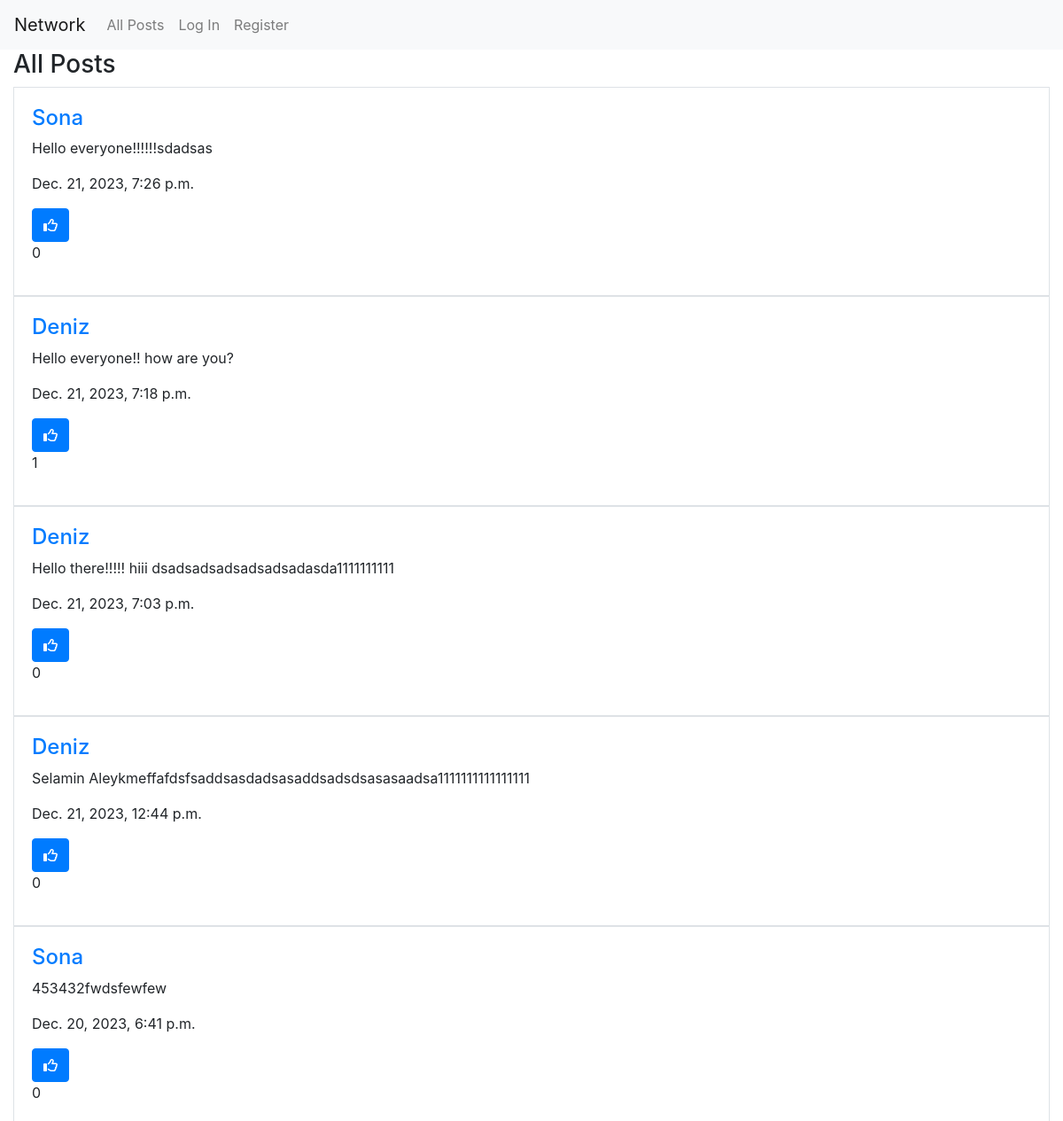
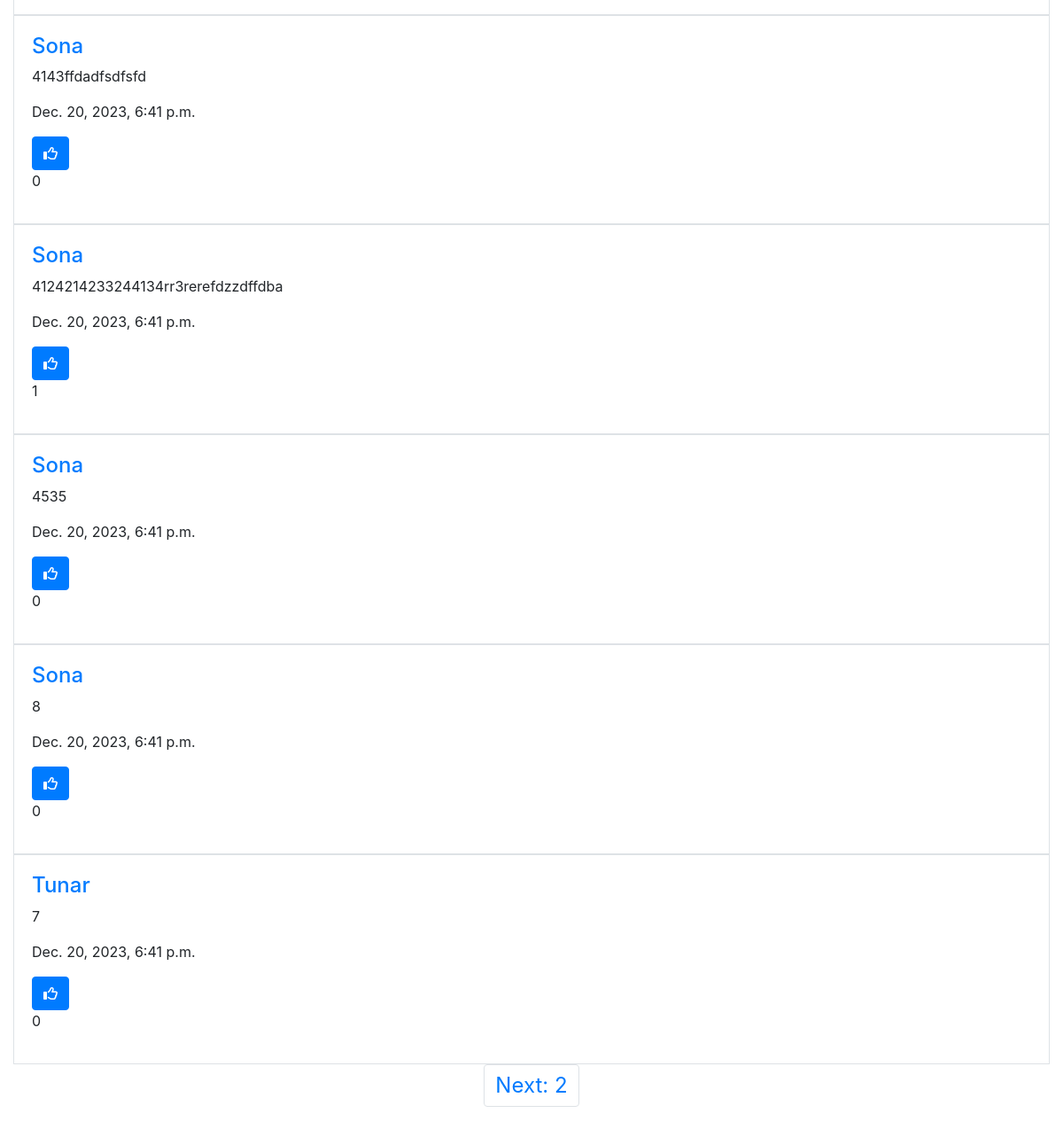
The page / on the database its author committed (2 pictures, top to bottom).
### network/models.py (models this page shows, shortened)
class Posts(models.Model):
    user = models.ForeignKey("User", on_delete=models.CASCADE, related_name="posts")
    content = models.CharField(max_length=255)
    timestamp = models.DateTimeField(auto_now_add=True)
    likes = models.ManyToManyField(User, related_name="like")

class User(AbstractUser):
    pass

### network/views.py (the view)
# urls.py: path("", views.index, name="index"),
def index(request):
    posts = Posts.objects.all().order_by('id').reverse()
    paginator = Paginator(posts, 10)
    page_number = request.GET.get('page')
    page_obj = paginator.get_page(page_number)
    likesId = []
    if(request.user != None):
        likes = Likes.objects.all()
        for like in likes:
            if like.user.id == request.user.id:
                likesId.append(like.liked_post.id)
    return render(request, "network/index.html", {
        "posts": posts,
        "page_obj": page_obj,
        "likes": likesId
    })

### network/templates/network/index.html (shortened to what this page needs)
{% extends "network/layout.html" %}
{% load static %}
{% block body %}
    <h3>All Posts</h3>
    <div id="all_posts_view">
        {% for post in page_obj %}
            <div class="border" style="padding: 20px;">
                <a href="{% url 'profile' post.user.id %}"><h4>{{post.user}}</h4></a>
                <p id="content_{{post.id}}">{{post.content}}</p>
                <p>{{post.timestamp}}</p>
                {% if post.id in likes %}
                    <div>
                        <button class="btn btn-primary fa fa-thumbs-down" id="{{post.id}}" onclick='like({{post.id}})'></button>
                        <p id="p-{{post.id}}">{{post.likes.count}}</p>
                    </div>
                {% else %}
                    <div>
                        <button class="btn btn-primary fa fa-thumbs-up" id="{{post.id}}" onclick='like({{post.id}})'></button>
                        <p id="p-{{post.id}}">{{post.likes.count}}</p>
                    </div>
                {% endif %}
            </div>
        {% endfor %}
    </div>
        <div class="pagination d-flex align-items-center justify-content-center" style="font-size: 24px;">
            <nav aria-label="Page navigation example">
                <ul class="pagination">
                    {% if page_obj.has_next %}
                        <li class="page-item"><a class="page-link" href="?page={{ page_obj.next_page_number }}">Next: {{ page_obj.next_page_number }}</a></li>
                    {% endif %}
                </ul>
              </nav>
        </div>
{% endblock %}

### network/templates/network/layout.html (shortened to what this page needs)
{% load static %}
<!DOCTYPE html>
<html lang="en">
    <head>
        <link rel="stylesheet" href="https://cdnjs.cloudflare.com/ajax/libs/font-awesome/6.5.1/css/all.min.css" />
        <link rel="stylesheet" href="https://stackpath.bootstrapcdn.com/bootstrap/4.4.1/css/bootstrap.min.css">
        <link href="{% static 'network/styles.css' %}" rel="stylesheet">
    </head>
    <body>
        <nav class="navbar navbar-expand-lg navbar-light bg-light">
            <a class="navbar-brand" href="{% url 'index' %}">Network</a>
            <div>
              <ul class="navbar-nav mr-auto">
                <li class="nav-item">
                  <a class="nav-link" href="{% url 'index' %}">All Posts</a>
                </li>
                {% if user.is_authenticated %}
                    <li class="nav-item">
                        <a class="nav-link" href="{% url 'following'%}">Following</a>
                    </li>
                    <li class="nav-item">
                        <a class="nav-link" href="{% url 'logout' %}">Log Out</a>
                    </li>
                {% else %}
                    <li class="nav-item">
                        <a class="nav-link" href="{% url 'login' %}">Log In</a>
                    </li>
                    <li class="nav-item">
                        <a class="nav-link" href="{% url 'register' %}">Register</a>
                    </li>
                {% endif %}
              </ul>
            </div>
          </nav>
        <div class="body container-fluid">
            {% block body %}
            {% endblock %}
        </div>
    </body>
</html>

### rows shown on the page
Posts: user "Sona", content "Hello everyone!!!!!!sdadsas", timestamp "Dec. 21, 2023, 7:26 p.m.", likes.count "0"
Posts: user "Deniz", content "Hello everyone!! how are you?", timestamp "Dec. 21, 2023, 7:18 p.m.", likes.count "1"
Posts: user "Deniz", content "Hello there!!!!! hiii dsadsadsadsadsadsadasda1111111111", timestamp "Dec. 21, 2023, 7:03 p.m.", likes.count "0"
Posts: user "Deniz", content "Selamin Aleykmeffafdsfsaddsasdadsasaddsadsdsasasaadsa1111111111111111", timestamp "Dec. 21, 2023, 12:44 p.m.", likes.count "0"
Posts: user "Sona", content "453432fwdsfewfew", timestamp "Dec. 20, 2023, 6:41 p.m.", likes.count "0"
Posts: user "Sona", content "4143ffdadfsdfsfd", timestamp "Dec. 20, 2023, 6:41 p.m.", likes.count "0"
Posts: user "Sona", content "4124214233244134rr3rerefdzzdffdba", timestamp "Dec. 20, 2023, 6:41 p.m.", likes.count "1"
Posts: user "Sona", content "4535", timestamp "Dec. 20, 2023, 6:41 p.m.", likes.count "0"
Posts: user "Sona", content "8", timestamp "Dec. 20, 2023, 6:41 p.m.", likes.count "0"
Posts: user "Tunar", content "7", timestamp "Dec. 20, 2023, 6:41 p.m.", likes.count "0"

### other values the page prints
{{ page_obj.next_page_number }} "2"
